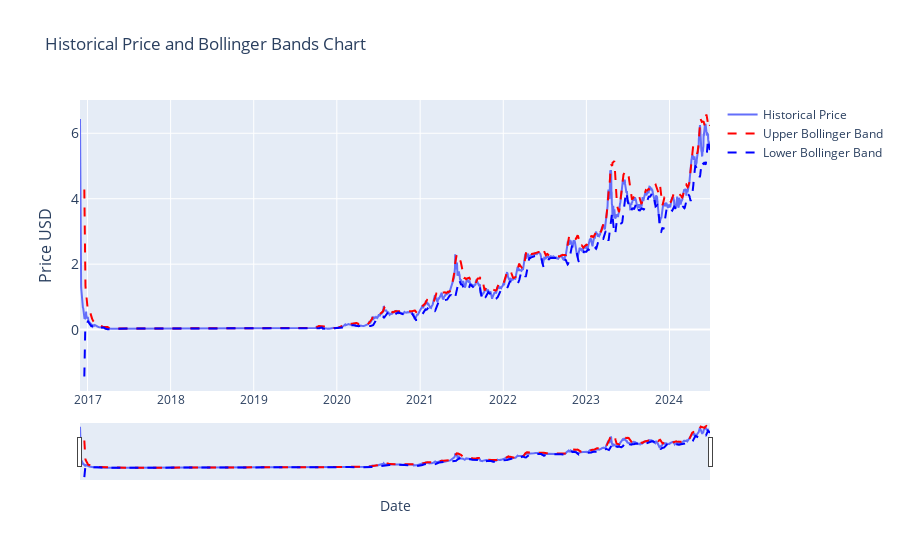

Notebook source saved alongside this figure:
### Markdown cell above
Bollinger Bands

### Code cell
# # Bollinger Bands - Bolligner Bands currently use the SMA but the chart depicts the historical price                           


import plotly.graph_objects as go
import pandas as pd
from ipywidgets import interact, DatePicker
import numpy as np

# Assuming 'current_item' is your DataFrame with a DateTime index and a 'price_usd' column.
df = current_item

# Calculate the 20-day moving average. Change window=20 to change the period for the average.
df['smoothened_price'] = df['price_usd'].rolling(window=20).mean()

# Calculate the rolling standard deviation for the 20-day window.
df['std_dev'] = df['price_usd'].rolling(window=20).std()

# Calculate the Bollinger Bands.
df['upper_band'] = df['smoothened_price'] + 2 * df['std_dev']
df['lower_band'] = df['smoothened_price'] - 2 * df['std_dev']

# Function to update the graph based on the selected date range.
def update_graph(start_date, end_date):
    # Filtering the data based on the date range.
    mask = (df.index >= pd.to_datetime(start_date)) & (df.index <= pd.to_datetime(end_date))
    filtered_data = df.loc[mask]

    # Creating the plot.
    fig = go.Figure()

    # Adding the Historical Price line.
    fig.add_trace(go.Scatter(x=filtered_data.index, y=filtered_data['price_usd'], mode='lines', name='Historical Price'))

    # Adding the upper Bollinger Band line.
    fig.add_trace(go.Scatter(x=filtered_data.index, y=filtered_data['upper_band'], mode='lines', name='Upper Bollinger Band', line=dict(color='red', dash='dash')))

    # Adding the lower Bollinger Band line.
    fig.add_trace(go.Scatter(x=filtered_data.index, y=filtered_data['lower_band'], mode='lines', name='Lower Bollinger Band', line=dict(color='blue', dash='dash')))

    # Formatting the plot.
    fig.update_layout(
        title='Historical Price and Bollinger Bands Chart',
        xaxis_title='Date',
        yaxis_title='Price USD',
        yaxis=dict(
            title='Price USD',
            titlefont_size=16,
            tickfont_size=14,
        ),
        xaxis=dict(
            rangeslider=dict(
                visible=True
            ),
            type="date"
        ),
        showlegend=True
    )

    fig.show()

# Creating interactive widgets for date selection.
start_date_picker = DatePicker(description='Start Date', value=START_DATE)
end_date_picker = DatePicker(description='End Date', value=END_DATE)

# Display the interactive widget.
interact(update_graph, start_date=start_date_picker, end_date=end_date_picker)

### Figure 1 — Plotly figure (JSON) as saved in the notebook; plotly's stock layout.template omitted (floating-point values rounded to 4 significant figures; data arrays with more than 128 entries replaced by an {"elided": "..."} marker saying what was removed)
{"data": [{"mode": "lines", "name": "Historical Price", "type": "scatter", "x": {"elided": "2768 str values"}, "y": {"elided": "2768 float values"}}, {"line": {"color": "red", "dash": "dash"}, "mode": "lines", "name": "Upper Bollinger Band", "type": "scatter", "x": {"elided": "2768 str values"}, "y": {"elided": "2768 float values"}}, {"line": {"color": "blue", "dash": "dash"}, "mode": "lines", "name": "Lower Bollinger Band", "type": "scatter", "x": {"elided": "2768 str values"}, "y": {"elided": "2768 float values"}}], "layout": {"showlegend": true, "title": {"text": "Historical Price and Bollinger Bands Chart"}, "xaxis": {"rangeslider": {"visible": true}, "title": {"text": "Date"}, "type": "date"}, "yaxis": {"tickfont": {"size": 14}, "title": {"font": {"size": 16}, "text": "Price USD"}}}}
